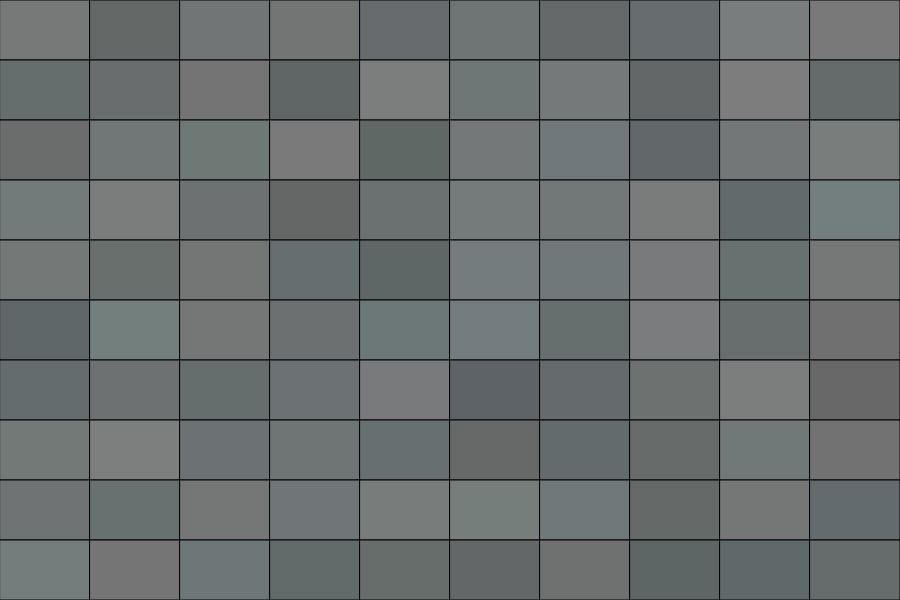
Frame 1 (no input)
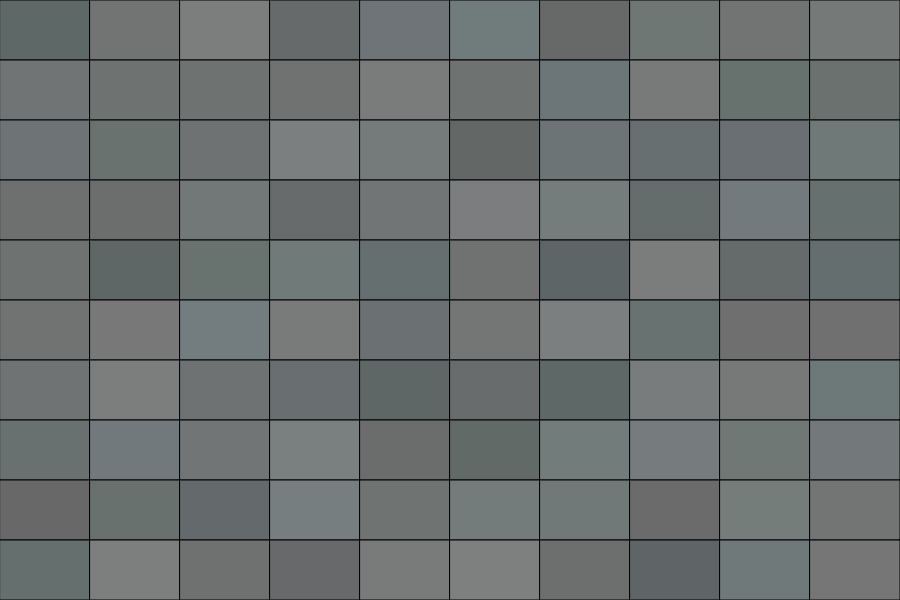
Frame 2 (the mouse pressed at the canvas centre, redrawn once)

The p5.js sketch that drew these frames (run headless with seeded random() and noise() and a simulated clock; the mouse was pressed at the canvas centre and the sketch redrawn once):

// p5.js sketch
// ── sketch.js
function setup() {
  createCanvas(900, 600);
  colorMode(HSB);
  angleMode(DEGREES);
  noLoop();
}

function draw() {
  background(0);
  const brW = 90;
  const brH = 60;
  const brC = 180;
  for (let i = 0; i < width; i += brW) {
    for (let j = 0; j < height; j += brH) {
      fill(brC + random(-20, 20), random(10), random(40, 50));
      rect(i, j, brW, brH);
    }
  }
}
